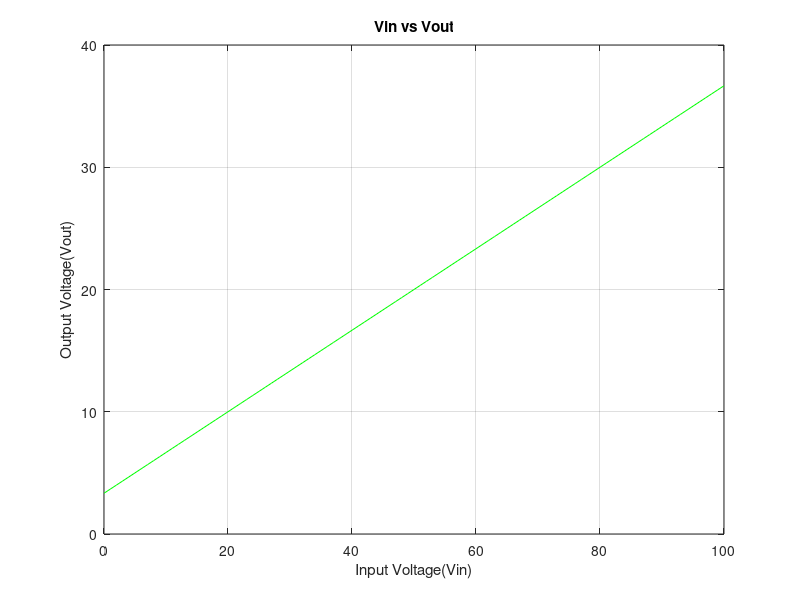

This chart was generated by the following MATLAB code:
%The circuit is given where V1 is variable source voltage and we have to
%find out the voltage across resistor R4 for that.
%Here,
R1 = 10;
R2 = 10;
R3 = 5;
R4 = 20;
Vin = 0:100;    % Vin ranges from 0 to 100 with unity interval
V2 = 10;
%Writing the eqn of Mesh 1,
%20*I1 - 10*I2 = Vin - 10;

%Writing the eqn of Mesh 2,
%10*I1 - 35*I2 = -10;

%Then,

I1 = (35/600)*(Vin + 10) - 1;
I2 = (Vin + 10)/60;

Vout = I2*R4;

plot(Vin,Vout,"g");
grid on;
xlabel("Input Voltage(Vin)");
ylabel("Output Voltage(Vout)");
title("Vin vs Vout");
